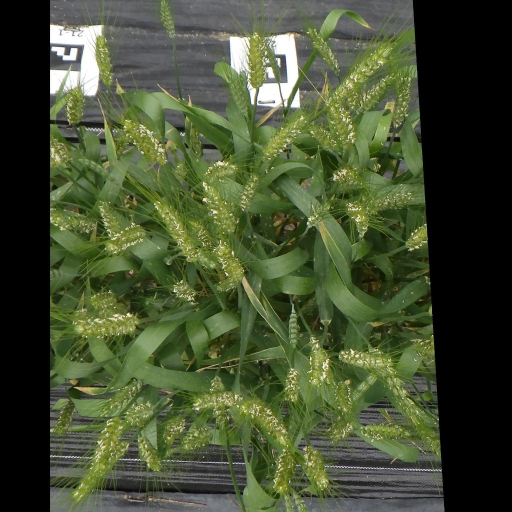
#> input picture runs/detect/predict/test_wheat.jpg, 1024 x 1024 px (shown at 1/2 size)
$ python -i image_preprocessor.py   (imports and definitions only)
#> lines starting #> are read from the running program, lines starting #| are printed output that depends on the picture
# -*- coding: utf-8 -*-
"""
图像预处理优化模块
提供高效的图像预处理管道，支持 JPEG 直接解码和批量处理
"""
import io
import time
import logging
from pathlib import Path
from typing import Optional, Tuple, Union, List

logger = logging.getLogger(__name__)

try:
    import numpy as np
    from PIL import Image
    IMAGE_LIBS_AVAILABLE = True
except ImportError:
    IMAGE_LIBS_AVAILABLE = False
    logger.warning("PIL 或 numpy 不可用，图像预处理功能受限")


class ImageUtils:
    """高效图像预处理器"""

    # [71 lines left out: functions load_image_jpeg_fast, load_image_from_bytes, not called in this run]

    @staticmethod
    def resize_with_padding(
        image: np.ndarray,
        target_size: Tuple[int, int] = (640, 640),
        padding_color: int = 114
    ) -> np.ndarray:
        """
        带填充的等比缩放

        保持图像比例缩放到目标尺寸，
        不足部分用指定颜色填充。

        Args:
            image: 输入图像 (H, W, C)
            target_size: 目标尺寸 (宽, 高)
            padding_color: 填充颜色

        Returns:
            处理后的图像 (target_h, target_w, C)
        """
        if not IMAGE_LIBS_AVAILABLE:
            raise RuntimeError("numpy 不可用，无法执行图像缩放")

        try:
            start_time = time.time()

            target_w, target_h = target_size
            h, w = image.shape[:2]

            scale = min(target_w / w, target_h / h)
            new_w = int(w * scale)
            new_h = int(h * scale)

            pil_image = Image.fromarray(image)
            resized = pil_image.resize((new_w, new_h), Image.Resampling.BILINEAR)
            resized_array = np.array(resized, dtype=np.uint8)

            padded = np.full((target_h, target_w, 3), padding_color, dtype=np.uint8)

            pad_top = (target_h - new_h) // 2
            pad_left = (target_w - new_w) // 2

            padded[pad_top:pad_top + new_h, pad_left:pad_left + new_w] = resized_array

            elapsed_ms = (time.time() - start_time) * 1000
            logger.debug(f"等比缩放完成: {w}x{h} -> {target_w}x{target_h}, 耗时 {elapsed_ms:.2f}ms")

            return padded

        except Exception as e:
            logger.error(f"等比缩放失败: {e}")
            raise

    @staticmethod
    def batch_preprocess(
        images: List[Union[str, np.ndarray, bytes]],
        target_size: Tuple[int, int] = (640, 640),
        normalize: bool = True
    ) -> np.ndarray:
        """
        批量预处理图像列表

        将多张图像统一处理为模型输入格式。

        Args:
            images: 图像路径、数组或字节数据列表
            target_size: 目标尺寸
            normalize: 是否归一化到 [0, 1]

        Returns:
            批量处理的 numpy 数组 (N, H, W, C)
        """
        if not IMAGE_LIBS_AVAILABLE:
            raise RuntimeError("图像处理库不可用")

        start_time = time.time()
        processed_images = []

        for i, img_input in enumerate(images):
            try:
                if isinstance(img_input, str):
                    img_array = ImageUtils.load_image_jpeg_fast(img_input)
                elif isinstance(img_input, bytes):
                    img_array = ImageUtils.load_image_from_bytes(img_input)
                elif isinstance(img_input, np.ndarray):
                    img_array = img_input
                else:
                    logger.warning(f"不支持的输入类型 [{i}]: {type(img_input)}")
                    continue

                if img_array is not None:
                    processed = ImageUtils.resize_with_padding(
                        img_array, target_size=target_size
                    )
                    processed_images.append(processed)

            except Exception as e:
                logger.error(f"批量预处理第 {i} 张图像失败: {e}")
                continue

        if not processed_images:
            logger.warning("批量预处理结果为空")
            return np.array([])

        batch_array = np.stack(processed_images, axis=0)

        if normalize:
            batch_array = batch_array.astype(np.float32) / 255.0

        elapsed_ms = (time.time() - start_time) * 1000
        logger.info(
            f"批量预处理完成: 输入 {len(images)} 张, "
            f"成功 {len(processed_images)} 张, "
            f"输出形状 {batch_array.shape}, "
            f"耗时 {elapsed_ms:.2f}ms"
        )

        return batch_array


# [33 lines left out: function preprocess_image_for_yolo, not called in this run]

>>> import cv2
>>> picture = cv2.imread('../../../../../runs/detect/predict/test_wheat.jpg', cv2.IMREAD_GRAYSCALE)
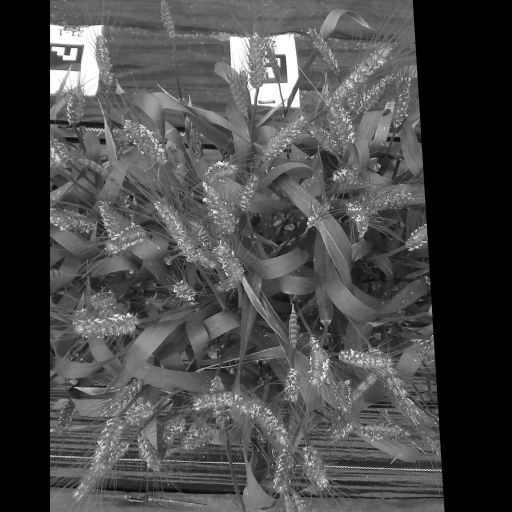
#> picture: shape (1024, 1024) (shown at 1/2 size); min 0, max 255, mean 72.5
>>> result = ImageUtils().batch_preprocess(picture)
#> in batch_preprocess, `img_array = img_input`: img_array = 1024 values, max 155 at index 129, min 0 at index 0, mean 69.93
